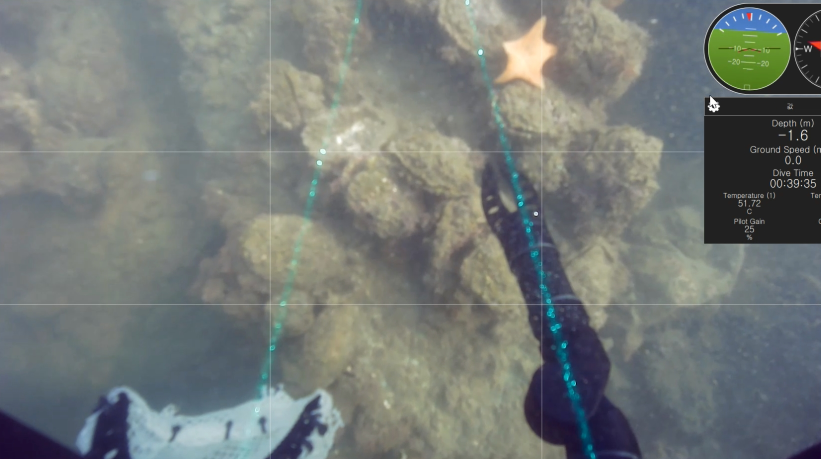
#> input picture Python/Tools/ParticularColor_Extraction/Image/20211018_173828_1.jpg, 1641 x 918 px (shown at 1/2 size); its folder holds only this picture in this run
$ python bandratio.py
#> lines starting #> are read from the running program, lines starting #| are printed output that depends on the picture
import os
import cv2
from matplotlib import pyplot as plt
import numpy as np

for idx, (root, dirs, files) in enumerate(os.walk('Image')):
    Image_list = [img for img in files if img.lower().endswith('.jpg')]
    for n in range(len(Image_list)):
        Image = cv2.imread(os.path.join(root, Image_list[n]))
#> Image is the input picture: shape (918, 1641, 3); mean B, G, R 119.2, 121.9, 116.5
        B, G, R = cv2.split(Image)
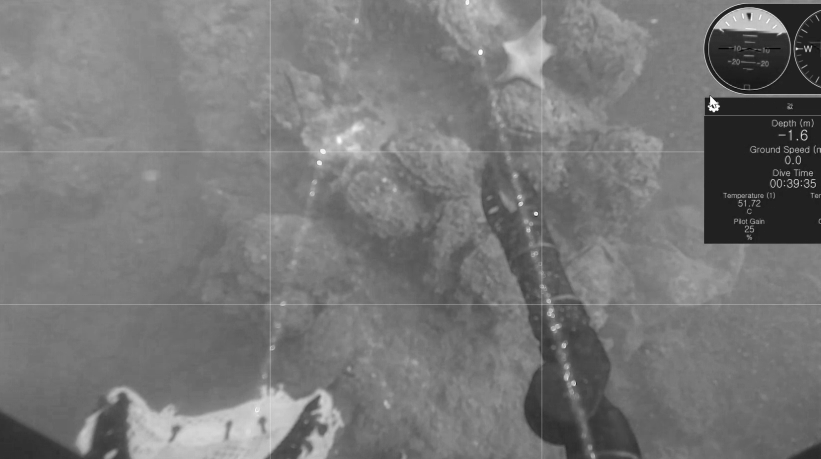
#> B: shape (918, 1641) (shown at 1/2 size); min 0, max 255, mean 119.2
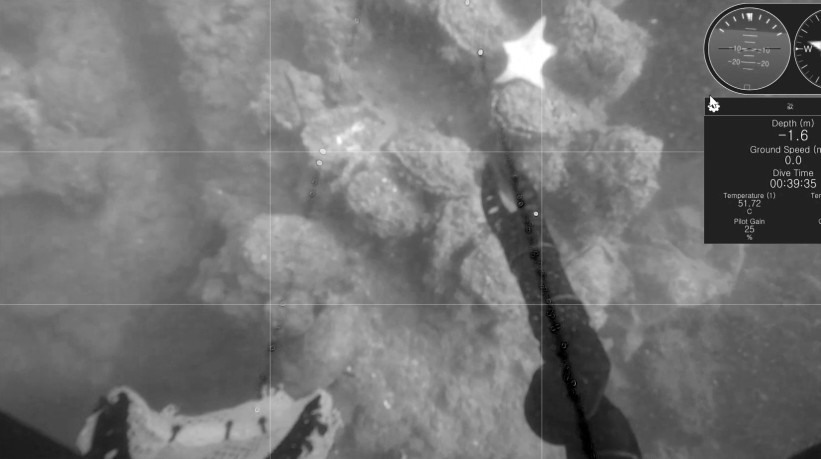
#> R: shape (918, 1641) (shown at 1/2 size); min 0, max 255, mean 116.5

        Image_HSV = cv2.cvtColor(Image, cv2.COLOR_BGR2HSV)
#> Image_HSV: shape (918, 1641, 3); mean H, S, V 66.2, 35.7, 127.2
        H, S, V = cv2.split(Image_HSV)
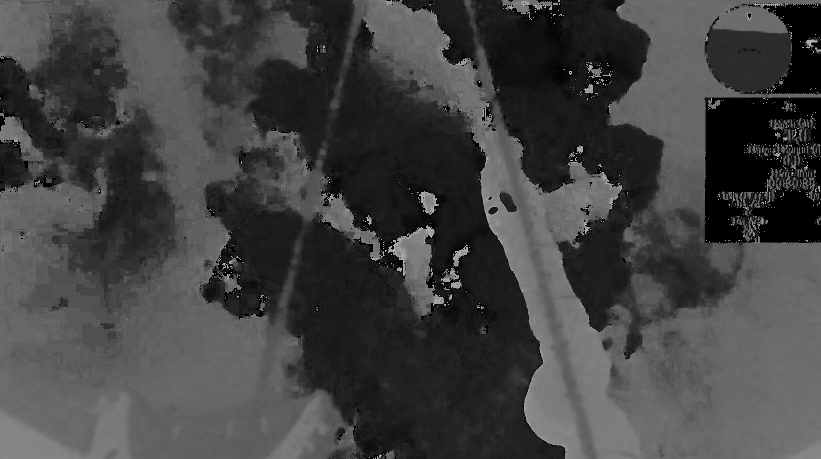
#> H: shape (918, 1641) (shown at 1/2 size); min 0, max 179, mean 66.2
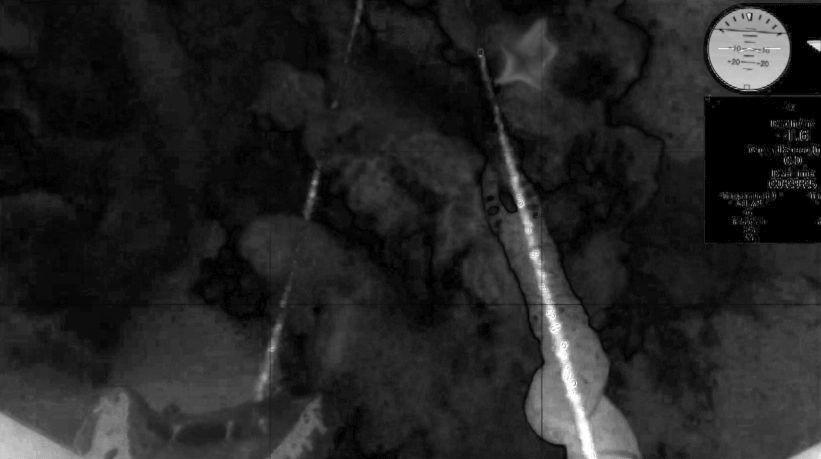
#> S: shape (918, 1641) (shown at 1/2 size); min 0, max 255, mean 35.7
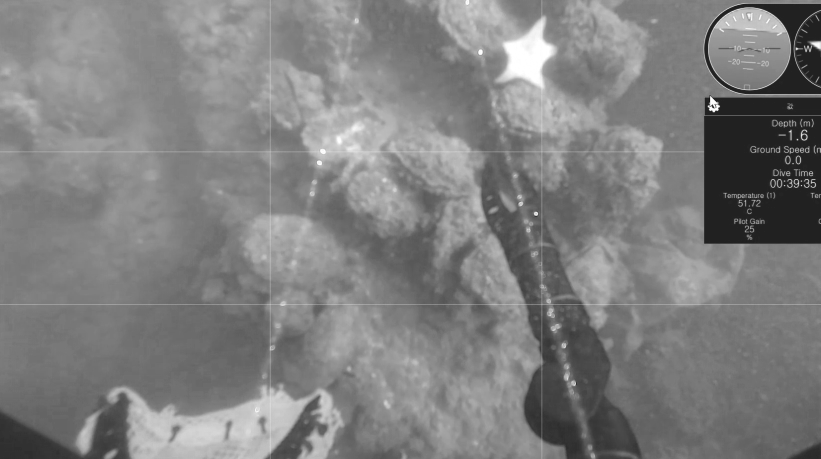
#> V: shape (918, 1641) (shown at 1/2 size); min 8, max 255, mean 127.2

        Image_Lab = cv2.cvtColor(Image, cv2.COLOR_BGR2Lab)
#> Image_Lab: shape (918, 1641, 3); mean of channels 0, 1, 2 128.4, 126, 128.5
        L, a, b = cv2.split(Image_Lab)
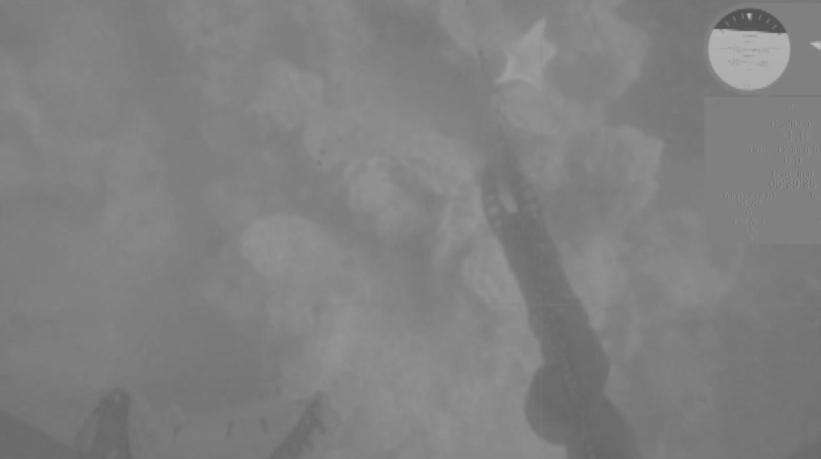
#> b: shape (918, 1641) (shown at 1/2 size); min 82, max 189, mean 128.5

        Image_YUV = cv2.cvtColor(Image, cv2.COLOR_BGR2YUV)
#> Image_YUV: shape (918, 1641, 3); mean of channels 0, 1, 2 120, 127.6, 125
        y, u, v = cv2.split(Image_YUV)

        # [5 lines of commented-out code are left out]

        X_list = [695,585,1157,520,603]
        Y_list = [86,526,832,779,458]

        r_values = []
        g_values = []
        b_values = []

        h_values = []
        s_values = []
        v_values = []

        L_values = []
        A_values = []
        B_values = []

        Y_values = []
        U_values = []
        V_values = []

        for idx in range(len(X_list)):
            X = X_list[idx]
            Y = Y_list[idx]

            r_values.append(R[Y][X])
            g_values.append(G[Y][X])
            b_values.append(B[Y][X])

            h_values.append(H[Y][X])
            s_values.append(S[Y][X])
            v_values.append(V[Y][X])

            L_values.append(L[Y][X])
            A_values.append(a[Y][X])
            B_values.append(b[Y][X])

            Y_values.append(y[Y][X])
            U_values.append(u[Y][X])
            V_values.append(v[Y][X])
#> after the loop, A_values = [119, 111, 124, 108, 123]; B_values = [134, 140, 104, 118, 139]; L_values = [155, 193, 67, 143, 184]; U_values = [124, 119, 151, 140, 119]; V_values = [119, 110, 90, 86, 128]; Y_values = [144, 182, 53, 126, 175]; b_values = [135, 164, 99, 151, 156]; g_values = [151, 195, 66, 145, 179]; h_values = [62, 62, 101, 92, 35]; r_values = [134, 162, 10, 78, 175]; s_values = [29, 43, 229, 123, 33]; v_values = [151, 195, 99, 151, 179]
        # [9 lines of commented-out code are left out]
        print(Y_values)
#| [144, 182, 53, 126, 175]
        print(U_values)
#| [124, 119, 151, 140, 119]
        print(V_values)
#| [119, 110, 90, 86, 128]


        # [6 lines of commented-out code are left out]


r_values = [91, 123, 144, 18, 0, 29, 39, 52, 18, 22, 17, 0,133, 77, 8, 84, 117]
g_values = [137, 152, 175, 79, 131, 120, 129, 147, 121, 170, 118, 104,175, 197, 113, 159, 160]
b_values = [126, 148, 167, 100, 144, 139, 127, 143, 120, 172, 128, 133,165, 198, 145, 154, 151]

h_values = [83, 86, 82, 98, 93, 95, 89, 89, 90, 90, 93, 97,83, 90, 97, 88, 84]
s_values = [86, 49, 45, 209, 255, 202, 178, 165, 217, 222, 221, 255,61, 156, 241, 120, 69]
v_values = [137, 152, 175, 100, 144, 139, 129, 147, 121, 172, 128, 133,175, 198, 145, 159, 160]

L_values = [137, 155, 176, 79, 127, 118, 125, 142, 117, 161, 115, 103, 174, 187, 113, 155, 160]
A_values = [110, 117, 116, 117, 103, 109, 102, 100, 101, 94, 105, 114, 112, 95, 114, 103, 111]
B_values = [129, 127, 129, 110, 112, 110, 121, 122, 121, 117, 115, 105, 129, 118, 103, 123, 128]

Y_values = [122, 143, 165, 63, 93, 95, 102, 118, 90, 126, 89, 76, 161, 161, 85, 136, 146]
U_values = [130, 130, 129, 146, 153, 150, 140, 140, 143, 151, 147, 156, 130, 146, 158, 137, 130]
V_values = [101, 110, 110, 89, 46, 70, 73, 70, 65, 37, 65, 61,103, 54, 60, 82, 103]

x_values = [n for n in range(len(r_values))]

plt.plot(x_values, r_values, color = "red")
plt.plot(x_values, g_values, color = "green")
plt.plot(x_values, b_values, color = "blue")
plt.plot(x_values, h_values, color = "purple")
plt.plot(x_values, s_values, color = "yellow")
plt.plot(x_values, v_values, color = "orange")
# # plt.plot(x_values, L_values, color = "gray")
# # plt.plot(x_values, A_values, color = "pink")
# # plt.plot(x_values, B_values, color = "navy")
plt.plot(x_values, Y_values, color = "gray")
plt.plot(x_values, U_values, color = "pink")
plt.plot(x_values, V_values, color = "navy")
plt.show()
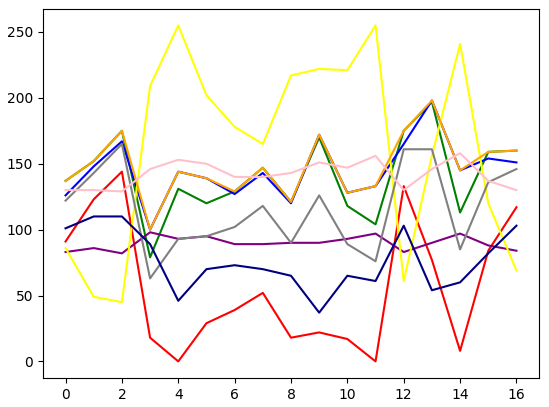
#> figure drawn by matplotlib, 1 panel; curve peaks at x = 2, y = 144; curve peaks at x = 13, y = 197; curve peaks at x = 13, y = 198
